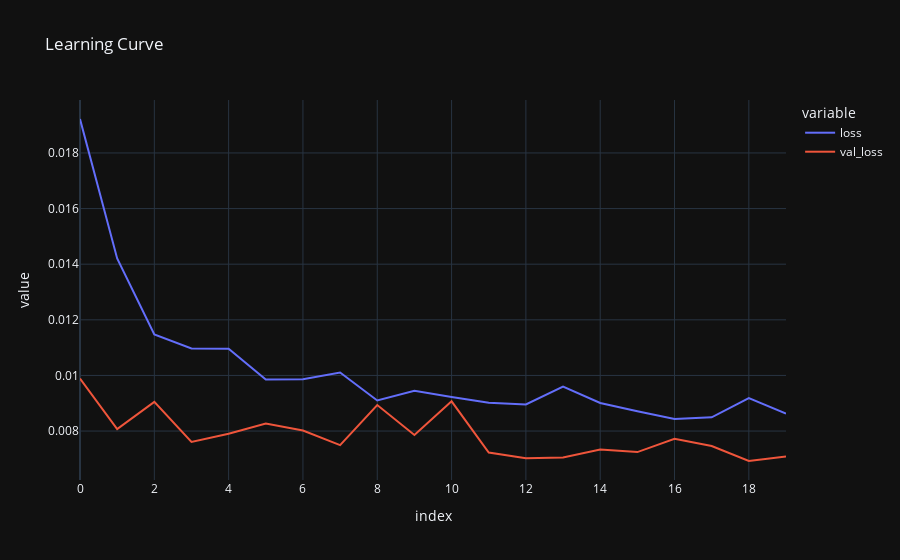

Notebook cell for this chart:
### Code cell
dataframe = pd.DataFrame(history.history)


fig = px.line(dataframe, 
              title    = 'Learning Curve', 
              labels   = {'x' : 'Epoch', 'y' : 'Loss Value '}, 
              template = "plotly_dark")

fig.show()

### Figure 1 — Plotly figure (JSON) as saved in the notebook; plotly's stock layout.template omitted (floating-point values rounded to 4 significant figures)
{"data": [{"hovertemplate": "variable=loss<br>index=%{x}<br>value=%{y}<extra></extra>", "legendgroup": "loss", "line": {"color": "#636efa", "dash": "solid"}, "marker": {"symbol": "circle"}, "mode": "lines", "name": "loss", "orientation": "v", "showlegend": true, "type": "scatter", "x": [0, 1, 2, 3, 4, 5, 6, 7, 8, 9, 10, 11, 12, 13, 14, 15, 16, 17, 18, 19], "xaxis": "x", "y": [0.01922, 0.01421, 0.01148, 0.01097, 0.01096, 0.009854, 0.009861, 0.01011, 0.009101, 0.009447, 0.009228, 0.009016, 0.008956, 0.0096, 0.009011, 0.00871, 0.008438, 0.008494, 0.009189, 0.008625], "yaxis": "y"}, {"hovertemplate": "variable=val_loss<br>index=%{x}<br>value=%{y}<extra></extra>", "legendgroup": "val_loss", "line": {"color": "#EF553B", "dash": "solid"}, "marker": {"symbol": "circle"}, "mode": "lines", "name": "val_loss", "orientation": "v", "showlegend": true, "type": "scatter", "x": [0, 1, 2, 3, 4, 5, 6, 7, 8, 9, 10, 11, 12, 13, 14, 15, 16, 17, 18, 19], "xaxis": "x", "y": [0.009887, 0.008068, 0.009048, 0.007608, 0.007904, 0.00827, 0.008019, 0.007493, 0.008935, 0.007858, 0.009068, 0.007228, 0.007025, 0.007054, 0.007337, 0.007244, 0.007724, 0.007463, 0.006923, 0.007088], "yaxis": "y"}], "layout": {"legend": {"title": {"text": "variable"}, "tracegroupgap": 0}, "title": {"text": "Learning Curve"}, "xaxis": {"anchor": "y", "domain": [0, 1], "title": {"text": "index"}}, "yaxis": {"anchor": "x", "domain": [0, 1], "title": {"text": "value"}}}}
